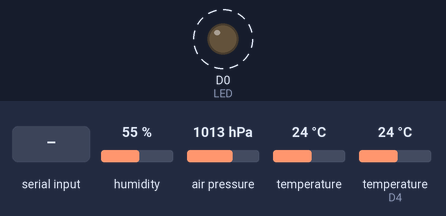
The program below on a simulated ESP8266 (NodeMCU). On the bench: output pins drawn as LEDs (lit = HIGH). Dashed ring = blinking. Inputs (shaded band) come from the test bench; at power-on: humidity 55 %, air pressure 1013 hPa, temperature 24 °C, temperature (sensor on D4) 24 °C. WiFi joins after 1.5 s; servers stay silent unless stated; EEPROM starts erased; no MQTT or app messages arrive unless stated; what the program prints to the serial monitor is not drawn.

Above: at 2.7 s.
2.8 s: "setup\n" received over Serial
At 3.8 s:
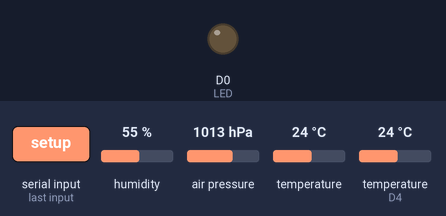
4.3 s: "0\n" received over the second serial link
At 8.7 s:
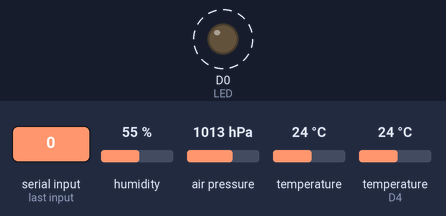
8.8 s: "setup\n" received over the second serial link
At 9.3 s:
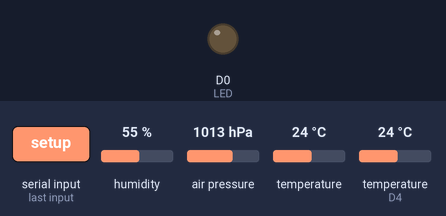
11.8 s: "0\n" received over Serial
At 11.9 s:
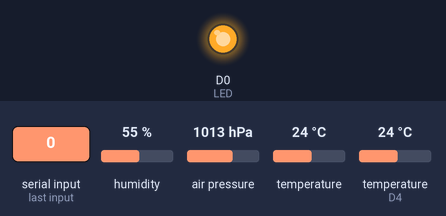
Timing chart, 0 to 19.8 s (numbered marks = the images above; inputs shaded):
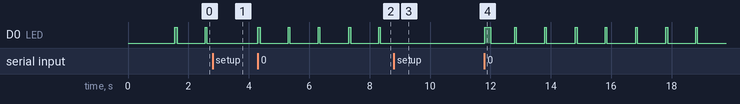

The program:

main.cpp
```cpp
#include <ESP8266WiFi.h>     // ESP 8266
#include <Arduino.h>         //As Named
#include <dht.h>             //DTH11
#include <Adafruit_BMP280.h> //BMP280
#include <WiFiManager.h>     // WIFIManager
#include <SoftwareSerial.h>  // For touch screen TJC4024T032_011
#include <EEPROM.h>          // Storage For Strings
#include <PubSubClient.h>    // MQTT Client
/*#################################################################################################################

                                DEFINE

  #################################################################################################################*/
///////////////////////////////////////////////////// DHT
#define DHTTYPE DHT11  // DHT11 TYPE
#define DHT11_PIN D4   // DHT11 PIN
#define WIFIMGR_PIN D5 // WiFiManager's Setup Pin
///////////////////////////////////////////////////// LED
#define LED D0
///////////////////////////////////////////////////// TJC SOFTWARE SERIAL
#define TJC mySerial
#define TJC_RX D6
#define TJC_TX D7
/*#################################################################################################################

                                 OBJECTS

  #################################################################################################################*/
/////////////////////////////////////////////////////////////////////////////   WIFI manager
//copy from https://github.com/tzapu/WiFiManager/blob/master/examples/Advanced/Advanced.ino
WiFiManager wm;
WiFiManagerParameter wmp_host;
WiFiManagerParameter wmp_port;
WiFiManagerParameter wmp_topic;
WiFiManagerParameter wmp_mac;
WiFiManagerParameter wmp_user;
WiFiManagerParameter wmp_pass;
//########################### WIFI manager setting
unsigned long wm_timeout = 600 * 1000; // milli seconds to run for
unsigned long wm_start_time = millis();
bool wm_portal_running = false;
//########################### WIFI manager setting
struct Settings
{
  char host[101]; // last as '\0' to avoid overflow
  char port[6];
  char topic[51];
  char mac[11];
  char user[21];
  char pass[21];
} sett;
/////////////////////////////////////////////////////////////////////////////   MQTT
WiFiClient wclient; //https://gist.github.com/vlna/b8268e6a143f2db10e84c59b5074f5b7
PubSubClient psclient(wclient);
String mqtt_topic; //string length 63 (topic 51 + '/' + mac 11)
String mqtt_msg;   //string length 150 for json
unsigned long mqtt_delay = 10000;
unsigned long mqtt_previous_mills = millis();
bool mqtt_connected = false;
/////////////////////////////////////////////////////////////////////////////   ESP CHIPID
char id[7];
String ids;
/////////////////////////////////////////////////////////////////////////////  NON-BLOCK DELAY
unsigned long sensors_delay = 1000;
unsigned long sensors_previous_mills = millis();
/////////////////////////////////////////////////////////////////////////////   Touch screen TJC4024T032_011
SoftwareSerial TJC(TJC_RX, TJC_TX); // RX, TX
char tjc_str[100];
///////////////////////////////////////////////////// DHT11
DHT dht = DHT(DHT11_PIN, DHTTYPE);
float dht_humidity = 0;
float dht_temperature = 0;
float dht_heat_index = 0;
///////////////////////////////////////////////////// BMP280
Adafruit_BMP280 bmp; // I2C
float bmp_temperature = 0;
float bmp_pressure = 0;
float bmp_altitude = 0;
/////////////////////////////////////////////////////////////////////////////   SERIAL input
String str_in = "";            // a String to hold incoming data
bool str_in_completed = false; // whether the string is complete
/*#################################################################################################################

                                 FUNCTION

  #################################################################################################################*/
//////////////////////////////////////////////////// NON-BLOCK DELAY
bool is_ready(unsigned long *previous_time, unsigned long *timeout)
{
  if (millis() - *previous_time >= *timeout)
  {
    // save the last time you blinked the LED
    *previous_time = millis();
    return true;
  }
  else
  {
    return false;
  }
}
//////////////////////////////////////////////////// WIFIMANAGER PARAMETER CALLBACK
void wm_save_callback()
{
  strncpy(sett.host, wmp_host.getValue(), 100);
  strncpy(sett.port, wmp_port.getValue(), 5);
  strncpy(sett.topic, wmp_topic.getValue(), 50);
  strncpy(sett.mac, wmp_mac.getValue(), 10);
  strncpy(sett.user, wmp_user.getValue(), 20);
  strncpy(sett.pass, wmp_pass.getValue(), 20);
  Serial.print("Host : ");
  Serial.print(sett.host);
  Serial.print(", Port : ");
  Serial.print(sett.port);
  Serial.print(", Topic : ");
  Serial.print(sett.topic);
  Serial.print("/");
  Serial.print(sett.mac);
  Serial.print(",User : ");
  Serial.print(sett.user);
  Serial.print(",Pass : ");
  Serial.println(sett.pass);
  EEPROM.put(0, sett);
  if (EEPROM.commit())
  {
    Serial.println("Settings saved");
  }
  else
  {
    Serial.println("EEPROM error");
  }
}
//////////////////////////////////////////////////// WIFIMANAGER LOOP ROUTINE
void do_wm()
{
  wm.process();
  //////////////////////////////////////////////////// NON-BLOCK DELAY
  // is auto timeout portal running
  if (wm_portal_running)
  {
    //wm.process(); // do processing
    // check for timeout
    if (is_ready(&wm_start_time, &wm_timeout))
    {
      Serial.println("Portal timeout");
      wm_portal_running = false;
      wm.stopConfigPortal();
      wm.autoConnect();
    }
  }
}
//////////////////////////////////////////////////// READ SENSORS VALUES
void read_values()
{
  //////////////////////////////////////////////////// DHT11
  // Reading temperature or humidity takes about 250 milliseconds!
  // Sensor readings may also be up to 2 seconds 'old' (its a very slow sensor)
  dht_humidity = dht.readHumidity();
  // Read temperature as Celsius (the default)
  dht_temperature = dht.readTemperature();
  // Compute heat index in Celsius (isFahreheit = false)
  dht_heat_index = dht.computeHeatIndex(dht_temperature, dht_humidity, false);
  ///////////////////////////////////////////////////// BMP280
  bmp_temperature = bmp.readTemperature();
  bmp_pressure = bmp.readPressure();
  bmp_altitude = bmp.readAltitude(1013.25); /* Adjusted to local forecast! */
}
///////////////////////////////////////////////////// PRINTS VALUES
void print_values()
{
  Serial.println("Hello World!");
  Serial.print(F("Humidity: "));
  Serial.print(dht_humidity);
  Serial.print(F("%  Temperature: "));
  Serial.print(dht_temperature);
  Serial.print(F("°C "));
  Serial.print(F(" Heat index: "));
  Serial.print(dht_heat_index);
  Serial.print(F("°C "));
  Serial.print(F("Temperature = "));
  Serial.print(bmp_temperature);
  Serial.println(" *C");
  Serial.print(F("Pressure = "));
  Serial.print(bmp_pressure);
  Serial.print(" Pa");
  Serial.print(F(" Approx altitude = "));
  Serial.print(bmp_altitude);
  Serial.println(" m");
}
//////////////////////////////////////////////////// TJC MSG TERMINATE BYTES
void tjc_send_end()
{
  TJC.write(0xff);
  TJC.write(0xff);
  TJC.write(0xff);
}
//////////////////////////////////////////////////// TJC
void update_screen_values()
{
  //用sprintf来格式化字符串，给n0的val属性赋值
  sprintf(tjc_str, "t0.txt=\"%sc\"", String(dht_temperature, 2).c_str()); // 温度 1
  //把字符串发送出去
  TJC.print(tjc_str);
  //发送结束符
  tjc_send_end();
  sprintf(tjc_str, "t1.txt=\"%sc\"", String(bmp_temperature, 2).c_str()); // 温度 2
  TJC.print(tjc_str);
  tjc_send_end();
  sprintf(tjc_str, "t2.txt=\"%s%%\"", String(dht_humidity, 1).c_str()); // 湿度
  TJC.print(tjc_str);
  tjc_send_end();
  sprintf(tjc_str, "t3.txt=\"%sc\"", String(dht_heat_index, 2).c_str()); // 热指数
  TJC.print(tjc_str);
  tjc_send_end();
  sprintf(tjc_str, "t4.txt=\"%sm\"", String(bmp_altitude, 2).c_str()); // 热指数
  TJC.print(tjc_str);
  tjc_send_end();
  sprintf(tjc_str, "t5.txt=\"%sp\"", String(bmp_pressure, 2).c_str()); // 热指数
  TJC.print(tjc_str);
  tjc_send_end();
}
///////////////////////////////////////////////////// MQTT SUBMIT
void mqtt_submit()
{
  if (is_ready(&mqtt_previous_mills, &mqtt_delay))
  {
    if (!wm_portal_running)
    {
      if (WiFi.status() == WL_CONNECTED)
      {

        //Serial.println("Wifi Connected");
        mqtt_connected = false;
        if (!psclient.connected())
        {
          if (psclient.connect(("ESP_" + ids).c_str(), sett.user, sett.pass))
          {
            Serial.print(("ESP_" + ids).c_str());
            Serial.println(" connected");
            mqtt_connected = true;
          }
          else
          {
            Serial.print("failed, rc=");
            Serial.println(psclient.state());
          }
        }
        else
        {
          mqtt_connected = true;
        }

        if (mqtt_connected)
        {
          mqtt_topic = "";
          mqtt_topic.concat(sett.topic);
          mqtt_topic.concat('/');
          mqtt_topic.concat(sett.mac);

          mqtt_msg = "";
          mqtt_msg.concat("{\"temperature_1\":");
          mqtt_msg.concat(String(String(dht_temperature)));
          mqtt_msg.concat(",\"temperature_2\":");
          mqtt_msg.concat(String(String(bmp_temperature)));
          mqtt_msg.concat(",\"humidity\":");
          mqtt_msg.concat(String(String(dht_humidity)));
          mqtt_msg.concat(",\"heat_index\":");
          mqtt_msg.concat(String(String(dht_heat_index)));
          mqtt_msg.concat(",\"altitude\":");
          mqtt_msg.concat(String(String(bmp_altitude)));
          mqtt_msg.concat(",\"pressure\":");
          mqtt_msg.concat(String(String(bmp_pressure)));
          mqtt_msg.concat("}");

          psclient.publish(mqtt_topic.c_str(), mqtt_msg.c_str());
          Serial.println(mqtt_msg.c_str());
        }
      }
    }
  }
}

//////////////////////////////////////////////////// SERIAL INPUT
void serialEvent()
{
  /*
  SerialEvent occurs whenever a new data comes in the hardware serial RX. This
  routine is run between each time loop() runs, so using delay inside loop can
  delay response. Multiple bytes of data may be available.
  */
  while (Serial.available())
  {
    // get the new byte:
    char inChar = (char)Serial.read();
    // add it to the inputString:
    str_in += inChar;
    // if the incoming character is a newline, set a flag so the main loop can
    // do something about it:
    if (inChar == '\n')
    {
      str_in_completed = true;
    }
  }
}
///////////////////////////////////////////////////// TJC SERIAL INPUT
void software_serial_event()
{
  while (TJC.available())
  {
    // get the new byte:
    char inChar = (char)TJC.read();
    // add it to the inputString:
    if (!((inChar == (char)0x1A) || (inChar == (char)0xFF)))
    { // Clear FF FF FF 1A bytes feedback from TJC touch sreen
      str_in += inChar;
      //Serial.println(inChar,HEX);
    }
    // if the incoming character is a newline, set a flag so the main loop can
    // do something about it:
    if (inChar == '\n')
    {
      str_in_completed = true;
    }
  }
}
/*#################################################################################################################

                                 SETUP

  #################################################################################################################*/
void setup()
{
  //////////////////////////////////////////////////////////////////////////////// STRING VALUES
  //###################### SERIAL INPUT
  str_in.reserve(200); // reserve 200 bytes for the inputString:
  //###################### ESP ID
  ids.reserve(7);
  snprintf(id, 7, "%06x", ESP.getChipId()); // & 0xFFFFFF; //or uint64_t getEfuseMac()
  ids = String(id);
  Serial.println(ids);
  //###################### WIFIMANAGER SETTING SETT INIT
  sett.host[100] = '\0'; //Add null to end of string to avoid overflow
  sett.port[5] = '\0';
  sett.topic[50] = '\0';
  sett.mac[10] = '\0';
  sett.user[20] = '\0';
  sett.pass[20] = '\0';
  //###################### MQTT RESERVE
  mqtt_topic.reserve(63);
  mqtt_msg.reserve(150);
  ///////////////////////////////////////////////////////////////////////////// EEPROM
  EEPROM.begin(512); //Initialize EEPROM
  ///////////////////////////////////////////////////////////////////////////// GET WIFIMANAGER SETTING
  EEPROM.get(0, sett);
  Serial.print("Host : ");
  Serial.print(sett.host);
  Serial.print(", Port : ");
  Serial.print(sett.port);
  Serial.print(", Topic : ");
  Serial.print(sett.topic);
  Serial.print("/");
  Serial.print(sett.mac);
  Serial.print(",User : ");
  Serial.print(sett.user);
  Serial.print(",Pass : ");
  Serial.println(sett.pass);
  /////////////////////////////////////////////////////////////////////////////// PINOUT
  pinMode(LED, OUTPUT); // LED PIN
                        ////////////////////////////////////////////////////////////////////////////// SERIAL
  Serial.begin(9600);   // MAIN SERIAL
                        ////////////////////////////////////////////////////////////////////////////// TOUCH SCREEN SERIAL
  TJC.begin(9600);      //TOUCH SCREEN SERIAL
                        ////////////////////////////////////////////////////////////////////////////// DHT11
  dht.begin();          //INIT DHT AT DHT11_PIN
                        ////////////////////////////////////////////////////////////////////////////// BMP280
  //if (!bmp.begin(BMP280_ADDRESS_ALT, BMP280_CHIPID)) {
  if (!bmp.begin(0x76))
  { //https://forum.arduino.cc/t/bmp280-hw-611-e-p-280-library-sensor-fault/590528/2
    Serial.println(F("Could not find a valid BMP280 sensor, check wiring or "
                     "try a different address!"));
    while (1)
      delay(10);
  }
  /* Default settings from datasheet. */
  bmp.setSampling(Adafruit_BMP280::MODE_NORMAL,     /* Operating Mode. */
                  Adafruit_BMP280::SAMPLING_X2,     /* Temp. oversampling */
                  Adafruit_BMP280::SAMPLING_X16,    /* Pressure oversampling */
                  Adafruit_BMP280::FILTER_X16,      /* Filtering. */
                  Adafruit_BMP280::STANDBY_MS_500); /* Standby time. */
  ///////////////////////////////////////////////////////////////////////////// WIFI MANAGER
  WiFi.mode(WIFI_STA);
  new (&wmp_host) WiFiManagerParameter("host", "mqtt domain", sett.host, 100);
  new (&wmp_port) WiFiManagerParameter("port", "mqtt port", sett.port, 5); //copy from AutoConnectNonBlockingwParams.ino
  new (&wmp_topic) WiFiManagerParameter("topic", "mqtt topic", sett.topic, 50);
  new (&wmp_mac) WiFiManagerParameter("mac", "machine identification", sett.mac, 10);
  new (&wmp_user) WiFiManagerParameter("user", "mqtt user", sett.user, 20);
  new (&wmp_pass) WiFiManagerParameter("pass", "mqtt password", sett.pass, 20);

  wm.addParameter(&wmp_host);
  wm.addParameter(&wmp_port);
  wm.addParameter(&wmp_topic);
  wm.addParameter(&wmp_mac);
  wm.addParameter(&wmp_user);
  wm.addParameter(&wmp_pass);
  wm.setConfigPortalBlocking(false); //for non blocking https://github.com/tzapu/WiFiManager/blob/master/examples/NonBlocking/AutoConnectNonBlockingwParams/AutoConnectNonBlockingwParams.ino
  wm.setSaveParamsCallback(wm_save_callback);

  std::vector<const char *> menu = {"wifi", "info", "param", "sep", "restart"}; //Advanced.ino
  wm.setMenu(menu);

  if (!wm.autoConnect())
  {
    Serial.println("Failed to connect or hit timeout");
    // ESP.restart();
  }
  else
  {
    //if you get here you have connected to the WiFi
    Serial.println("connected...yeey :)");
  }
  /////////////////////////////////////////////////////////////////////////////// MQTT
  psclient.setServer(sett.host, String(sett.port).toInt());
}
/*#################################################################################################################

                                 LOOP

  #################################################################################################################*/
void loop()
{
  ///////////////////////////////////////////////////// WIFIMANGER PROCESS
  do_wm();
  ///////////////////////////////////////////////////// TJC SERIAL INPUT
  software_serial_event();
  /////////////////////////////////////////////////////////////////////////////// SENSOR UPDATE
  if (!wm_portal_running&&is_ready(&sensors_previous_mills, &sensors_delay))
  {
    digitalWrite(LED, HIGH); // LED LIGHT ON
    //################################################ READ DHT11 & BMP280 VALUES TO GLOBAL VARIABLE
    read_values();
    //################################################ UPDATE HMI SCREEN VALUES
    update_screen_values();
    //################################################ MQTT PUBLISH
    mqtt_submit();
    //################################################ LED
    digitalWrite(LED, LOW); // LED LIGHT OFF
  }
  /////////////////////////////////////////////////////////////////////////////// SERIAL INPUT
  if (str_in_completed)
  {
    Serial.println(str_in);
    //################################################ TJC GET IP
    if (str_in.indexOf("ip") > -1)
    {
      sprintf(tjc_str, "ip.txt=\"%s\"", WiFi.localIP().toString().c_str()); // IP
      TJC.print(tjc_str);
      tjc_send_end();
    }
    //################################################ WIFIMANAGER CLOSE CONFIG PORTAL
    if (str_in.indexOf("0") > -1)
    {
      if (wm_portal_running)
      {
        Serial.println("Page O Closing Portal");
        wm_portal_running = false;
        wm.stopConfigPortal();
        wm.autoConnect();
      }
    }
    //################################################ GET SENSOR VALUES
    if (str_in.indexOf("values") > -1)
    {
      print_values(); // print sensors values
    }
    if (str_in.indexOf("setup") > -1)
    {
      if (!wm_portal_running)
      {
        Serial.println("Setup, Starting Config Portal");
        wm.disconnect();
        wm.setConfigPortalBlocking(false);
        wm.startConfigPortal();
        wm_portal_running = true;
        wm_start_time = millis();
      }
    }
    //################################################ CLEAN STRING
    str_in = ""; // clear the string:
    str_in_completed = false;
  }
}
```

Measured:
- after the input at 2.8 s, D0 (LED): stays LOW (without the input it goes to HIGH after 0.75 s)
- after the input at 4.3 s, D0 (LED): alternates HIGH for 0.05 s and LOW for 0.94 s, starting at once
- after the input at 8.8 s, D0 (LED): stops changing and stays LOW
- after the input at 11.8 s, D0 (LED): goes HIGH 0.21 s, LOW 0.79 s, 6 × (HIGH 0.05 s, LOW 0.95 s), HIGH 0.05 s, then LOW, starting at once
- by itself, D0 (LED): alternates HIGH for 0.06 s and LOW for 0.93 s
